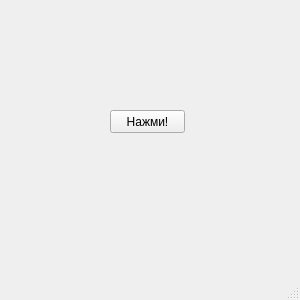
<?xml version="1.0" encoding="UTF-8"?>
<ui version="4.0">
 <class>MainWindow</class>
 <widget class="QMainWindow" name="MainWindow">
  <property name="geometry">
   <rect>
    <x>0</x>
    <y>0</y>
    <width>300</width>
    <height>300</height>
   </rect>
  </property>
  <property name="windowTitle">
   <string>MainWindow</string>
  </property>
  <widget class="QWidget" name="centralwidget">
   <widget class="QPushButton" name="pushButton">
    <property name="geometry">
     <rect>
      <x>110</x>
      <y>110</y>
      <width>75</width>
      <height>23</height>
     </rect>
    </property>
    <property name="text">
     <string>Нажми!</string>
    </property>
   </widget>
  </widget>
  <widget class="QMenuBar" name="menubar">
   <property name="geometry">
    <rect>
     <x>0</x>
     <y>0</y>
     <width>300</width>
     <height>21</height>
    </rect>
   </property>
  </widget>
  <widget class="QStatusBar" name="statusbar"/>
 </widget>
 <resources/>
 <connections/>
</ui>
